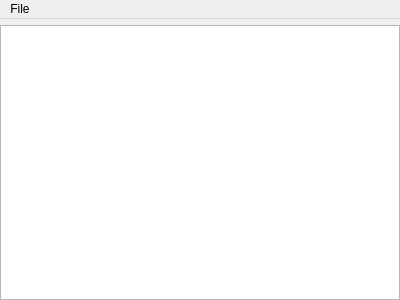
<?xml version="1.0" encoding="UTF-8"?>
<ui version="4.0">
 <class>EmojiEditor</class>
 <widget class="QDialog" name="EmojiEditor">
  <property name="geometry">
   <rect>
    <x>0</x>
    <y>0</y>
    <width>400</width>
    <height>300</height>
   </rect>
  </property>
  <property name="windowTitle">
   <string>Emoji editor</string>
  </property>
  <layout class="QVBoxLayout" name="verticalLayout">
   <property name="leftMargin">
    <number>0</number>
   </property>
   <property name="topMargin">
    <number>0</number>
   </property>
   <property name="rightMargin">
    <number>0</number>
   </property>
   <property name="bottomMargin">
    <number>0</number>
   </property>
   <item>
    <widget class="QMenuBar" name="menuBar">
     <widget class="QMenu" name="menuFile">
      <property name="title">
       <string>File</string>
      </property>
      <addaction name="actionImport_append"/>
      <addaction name="actionImport_overwrite"/>
      <addaction name="separator"/>
      <addaction name="actionExport"/>
      <addaction name="separator"/>
      <addaction name="actionClose"/>
     </widget>
     <addaction name="menuFile"/>
    </widget>
   </item>
   <item>
    <widget class="QScrollArea" name="scrollArea">
     <property name="frameShape">
      <enum>QFrame::NoFrame</enum>
     </property>
     <property name="widgetResizable">
      <bool>true</bool>
     </property>
     <widget class="QWidget" name="scrollAreaWidgetContents">
      <property name="geometry">
       <rect>
        <x>0</x>
        <y>0</y>
        <width>400</width>
        <height>273</height>
       </rect>
      </property>
      <property name="autoFillBackground">
       <bool>true</bool>
      </property>
      <layout class="QVBoxLayout" name="verticalLayout_2">
       <property name="spacing">
        <number>0</number>
       </property>
       <property name="leftMargin">
        <number>0</number>
       </property>
       <property name="topMargin">
        <number>0</number>
       </property>
       <property name="rightMargin">
        <number>0</number>
       </property>
       <property name="bottomMargin">
        <number>0</number>
       </property>
       <item>
        <widget class="QTableView" name="tableView">
         <property name="contextMenuPolicy">
          <enum>Qt::CustomContextMenu</enum>
         </property>
         <property name="selectionBehavior">
          <enum>QAbstractItemView::SelectRows</enum>
         </property>
        </widget>
       </item>
      </layout>
     </widget>
    </widget>
   </item>
  </layout>
  <action name="actionImport_append">
   <property name="text">
    <string>Import (append)</string>
   </property>
  </action>
  <action name="actionImport_overwrite">
   <property name="text">
    <string>Import (overwrite)</string>
   </property>
  </action>
  <action name="actionExport">
   <property name="text">
    <string>Export</string>
   </property>
  </action>
  <action name="actionClose">
   <property name="text">
    <string>Close</string>
   </property>
  </action>
 </widget>
 <resources/>
 <connections>
  <connection>
   <sender>actionClose</sender>
   <signal>triggered()</signal>
   <receiver>EmojiEditor</receiver>
   <slot>accept()</slot>
   <hints>
    <hint type="sourcelabel">
     <x>-1</x>
     <y>-1</y>
    </hint>
    <hint type="destinationlabel">
     <x>199</x>
     <y>149</y>
    </hint>
   </hints>
  </connection>
 </connections>
</ui>
